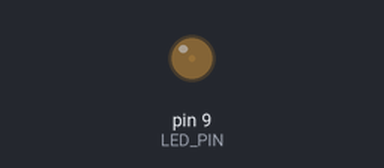
Simulated run of this sketch. Board: Arduino Uno, built with avr-gcc and run on an emulated ATmega328P. Shown: output pins drawn as LEDs (lit = HIGH).

Above: at 0.05 s.
At 1.25 s:
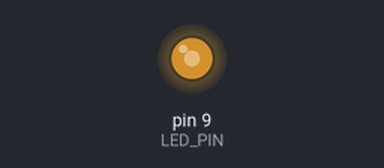
At 1.85 s:
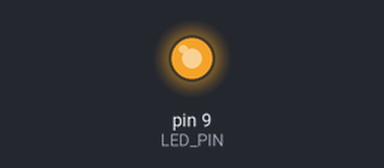
At 3.65 s:
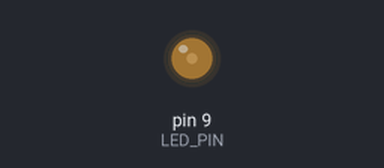
Timing chart, 0 to 5.7 s (numbered marks = the images above):
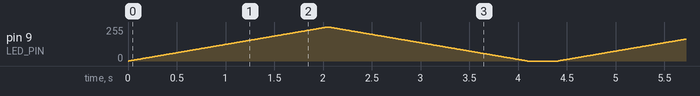

The sketch:

11_pwm_breathing_led.ino
```cpp
/*
  المشروع 11: التحكم في شدة إضاءة LED (PWM) — تأثير التنفس
  كتاب: 38 مشروع في شهر — لؤي النصري (@robotlouay)

  التوصيل:
    الطرف الطويل (+) للـ LED ← مقاومة 220Ω ← Pin 9 (~ يدعم PWM)
    الطرف القصير (−) ← GND
  منافذ PWM في Arduino Uno: 3، 5، 6، 9، 10، 11
*/

const int LED_PIN = 9;

void setup() {
  pinMode(LED_PIN, OUTPUT);
}

void loop() {
  // زيادة السطوع تدريجياً من 0 إلى 255
  for (int b = 0; b <= 255; b++) {
    analogWrite(LED_PIN, b);
    delay(8);
  }
  // إنقاص السطوع تدريجياً من 255 إلى 0
  for (int b = 255; b >= 0; b--) {
    analogWrite(LED_PIN, b);
    delay(8);
  }
  delay(300);
}
```
